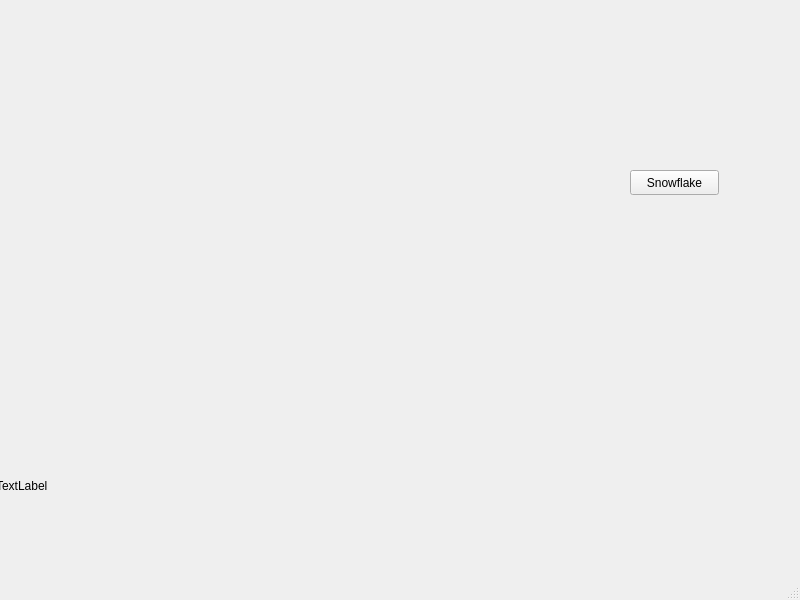
<?xml version="1.0" encoding="UTF-8"?>
<ui version="4.0">
 <class>MainWindow</class>
 <widget class="QMainWindow" name="MainWindow">
  <property name="geometry">
   <rect>
    <x>0</x>
    <y>0</y>
    <width>800</width>
    <height>600</height>
   </rect>
  </property>
  <property name="windowTitle">
   <string>MainWindow</string>
  </property>
  <widget class="QWidget" name="centralwidget">
   <widget class="QLabel" name="label">
    <property name="geometry">
     <rect>
      <x>-4</x>
      <y>-14</y>
      <width>1000</width>
      <height>1000</height>
     </rect>
    </property>
    <property name="text">
     <string>TextLabel</string>
    </property>
   </widget>
   <widget class="QPushButton" name="pushButton">
    <property name="geometry">
     <rect>
      <x>630</x>
      <y>170</y>
      <width>89</width>
      <height>25</height>
     </rect>
    </property>
    <property name="text">
     <string>Snowflake</string>
    </property>
   </widget>
  </widget>
  <widget class="QMenuBar" name="menubar">
   <property name="geometry">
    <rect>
     <x>0</x>
     <y>0</y>
     <width>800</width>
     <height>22</height>
    </rect>
   </property>
  </widget>
  <widget class="QStatusBar" name="statusbar"/>
 </widget>
 <resources/>
 <connections/>
</ui>
